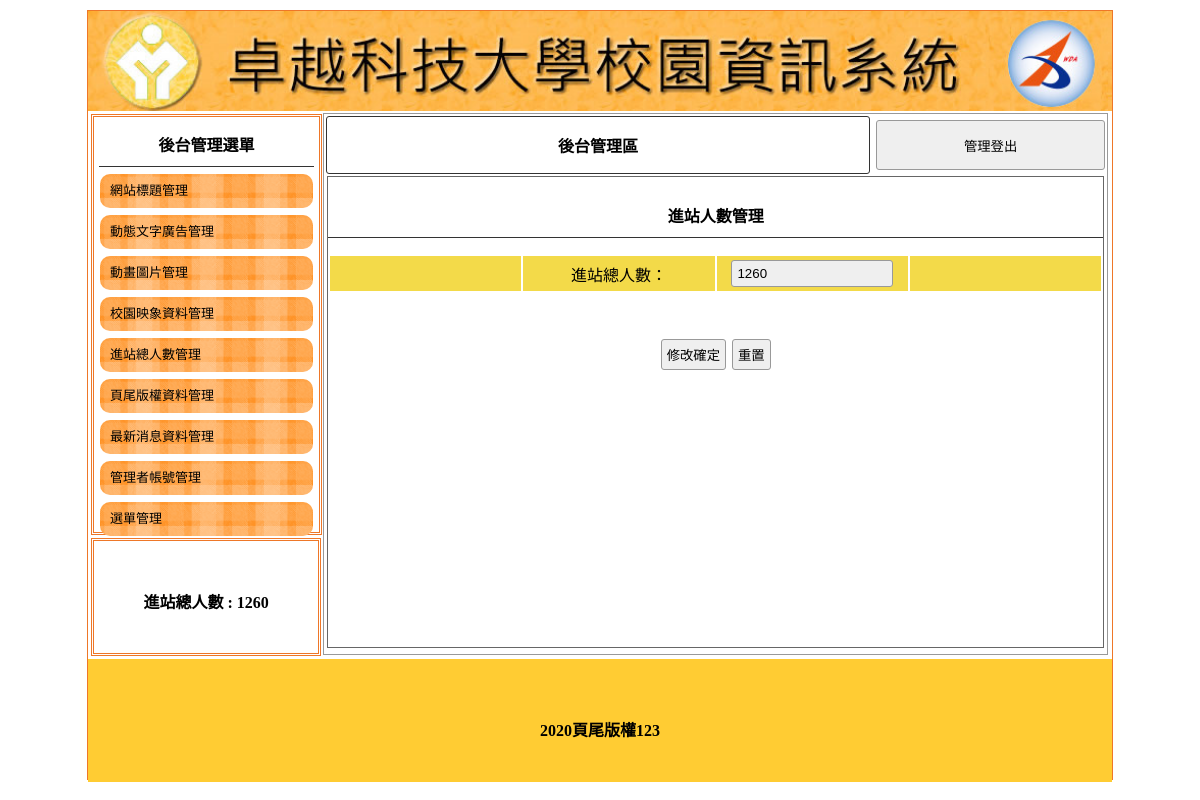
Screenshot of /backend.php?do=total with the database file from the repository.
### tables this page shows
CREATE TABLE `title` (
  `id` int(11) UNSIGNED NOT NULL,
  `text` text DEFAULT NULL,
  `img` text DEFAULT NULL,
  `sh` int(1) NOT NULL
);

CREATE TABLE `total` (
  `id` int(11) UNSIGNED NOT NULL,
  `total` int(11) UNSIGNED NOT NULL
);

CREATE TABLE `bottom` (
  `id` int(11) UNSIGNED NOT NULL,
  `bottom` text NOT NULL
);

### base.php (called while the page is built, shortened)
<?php
$tstr = [
    'title' => "網站標題管理",
    'ad' => "動態文字廣告管理",
    'mvim' => "動畫圖片管理",
    'image' => "校園映像資料管理",
    'total' => "進站人數管理",
    'bottom' => "頁尾版權資料管理",
    'news' => "最新消息資料管理",
    'admin' => "管理者帳號管理",
    'menu' => "選單管理",
];
class DB
{
    private $dsn = "mysql:host=localhost;dbname=db21;charset=utf8";
    private $table;
    private $pw = "";
    private $user = "root";
    private $pdo;
    public function __construct($table)
    {
        $this->table = $table;
        $this->pdo = new PDO($this->dsn, $this->user, $this->pw);
    }
    function find($arg)
    {
        $sql = "select * from $this->table ";
        if (is_array($arg)) {
            foreach ($arg as $key => $value) {
                $tmp[] = sprintf("`%s`='%s'", $key, $value);
            }
            $sql .= " where " . implode(" && ", $tmp);
        } else {
            $sql .= " where `id`='$arg'";
        }
        return $this->pdo->query($sql)->fetch(PDO::FETCH_ASSOC);
    }
    function save($arg)
    {
        if (!empty($arg['id'])) {
            foreach ($arg as $key => $value) {
                $tmp[] = sprintf("`%s`='%s'", $key, $value);
            }
            $sql = "update $this->table set " . implode(" , ", $tmp) . " where `id`='{$arg['id']}'";
        } else {
            $sql = "insert into $this->table (`" . implode("`,`", array_keys($arg)) . "`) values('" . implode("','", $arg) . "')";
        }
        return $this->pdo->exec($sql);
    }
}
$Title = new DB("title");
$Bottom = new DB("bottom");
$Total = new DB("total");

### backend.php (the view, shortened to what this page needs)
<?php
include_once "base.php";
?>
<!DOCTYPE html PUBLIC "-//W3C//DTD XHTML 1.0 Transitional//EN" "http://www.w3.org/TR/xhtml1/DTD/xhtml1-transitional.dtd">
<html xmlns="http://www.w3.org/1999/xhtml">
<head>
	<link href="css/css.css" rel="stylesheet" type="text/css">
</head>
<body>
	<div id="main">
		<a title="<?=$Title->find(['sh'=>1])['text'];?>" href="index.php">
			<div class="ti" style="background:url('img/<?=$Title->find(['sh'=>1])['img'];?>'); background-size:cover;"></div>
		</a>
		<div id="ms">
			<div id="lf" style="float:left;">
				<div id="menuput" class="dbor">
					<span class="t botli">後台管理選單</span>
					<a style="color:#000; font-size:13px; text-decoration:none;" href="?do=title">
						<div class="mainmu">
							網站標題管理 </div>
					</a>
					<a style="color:#000; font-size:13px; text-decoration:none;" href="?do=ad">
						<div class="mainmu">
							動態文字廣告管理 </div>
					</a>
					<a style="color:#000; font-size:13px; text-decoration:none;" href="?do=mvim">
						<div class="mainmu">
							動畫圖片管理 </div>
					</a>
					<a style="color:#000; font-size:13px; text-decoration:none;" href="?do=image">
						<div class="mainmu">
							校園映象資料管理 </div>
					</a>
					<a style="color:#000; font-size:13px; text-decoration:none;" href="?do=total">
						<div class="mainmu">
							進站總人數管理 </div>
					</a>
					<a style="color:#000; font-size:13px; text-decoration:none;" href="?do=bottom">
						<div class="mainmu">
							頁尾版權資料管理 </div>
					</a>
					<a style="color:#000; font-size:13px; text-decoration:none;" href="?do=news">
						<div class="mainmu">
							最新消息資料管理 </div>
					</a>
					<a style="color:#000; font-size:13px; text-decoration:none;" href="?do=admin">
						<div class="mainmu">
							管理者帳號管理 </div>
					</a>
					<a style="color:#000; font-size:13px; text-decoration:none;" href="?do=menu">
						<div class="mainmu">
							選單管理 </div>
					</a>
				</div>
				<div class="dbor" style="margin:3px; width:95%; height:20%; line-height:100px;">
					<span class="t">進站總人數 : <?=$Total->find(1)['total'];?> </span>
				</div>
			</div>
			<div class="di" style="height:540px; border:#999 1px solid; width:76.5%; margin:2px 0px 0px 0px; float:left; position:relative; left:20px;">
				<table width="100%">
					<tbody>
						<tr>
							<td style="width:70%;font-weight:800; border:#333 1px solid; border-radius:3px;" class="cent"><a href="?do=admin" style="color:#000; text-decoration:none;">後台管理區</a></td>
							<td><button onclick="lo('api/logout.php')" style="width:99%; margin-right:2px; height:50px;">管理登出</button></td>
						</tr>
					</tbody>
				</table>
				<?php
				$do=(isset($_GET['do']))?$_GET['do']:'title';
                $file="./backend/".$do.".php";
                if(file_exists($file)){
                    include $file;
                }else{
                    include "./backend/title.php";
                }
				?>
			</div>
		</div>
		<div style="width:1024px; left:0px; position:relative; background:#FC3; margin-top:4px; height:123px; display:block;">
			<span class="t" style="line-height:123px;"><?=$Bottom->find(1)['bottom'];?></span>
		</div>
	</div>
</body>
</html>

### backend/total.php (shortened to what this page needs)
<div style="width:99%; height:87%; margin:auto; overflow:auto; border:#666 1px solid;">
    <p class="t cent botli"><?= $tstr[$do]; ?></p>
    <form method="post" action="./api/edit.php">
        <table width="100%">
            <tbody>
            <tr class="yel">
                    <td width="25%"></td>
                    <td width="25%">進站總人數：</td>
                    <td width="25%"><input type="text" name="total" value="<?=$Total->find(1)['total'];?>"></td>
                    <td width="25%"></td>
                </tr>
            </tbody>
        </table>
        <table style="margin-top:40px; width:100%;">
            <tbody>
                <tr>
                    <td class="cent"><input type="submit" value="修改確定"><input type="reset" value="重置">
                    </td>
                </tr>
            </tbody>
        </table>
    </form>
</div>

### css/css.css (style rules this page uses)
body { padding:0px; margin:0px; }
#main { width:1024px; height:768px; margin:10px auto 10px auto; border:#EE7728 1px solid; position:relative; }
.ti { width:100%; height:100px; position:relative; background-size:cover; background-repeat:no-repeat; }
.dbor { border:#EE7728 double 3px; margin:1px; padding:2px 10px 2px 10px; }
.t { font-weight:800; display:block; text-align:center; padding:10px 1px 10px 1px; }
.botli { border-bottom:#333 1px solid; }
.mainmu { position:relative; border-radius:10px; background:url(../icon/menu.fw.png) center no-repeat; background-size:cover; line-height:30px; padding:2px 10px 2px 10px; margin:7px 1px 7px 1px; }
#lf { height:540px; width:21%; display:inline-block; }
#menuput { width:100%; height:75%; position:relative; padding:5px; display:block; margin: 3px; }
.di { display:inline-block; }
.cent { text-align:center; }
input,button { border:#999 1px solid; border-radius:3px; background:#EFEFEF; padding:5px; margin:3px; }
input[type=text],input[type=password] { width:150px; }
.yel td { background:#F3DA49; text-align:center; }

### rows the page displays
title: img (picture)
total: total "1260"
bottom: bottom "2020頁尾版權123"

### other values shown
$tstr[$do] "進站人數管理"
